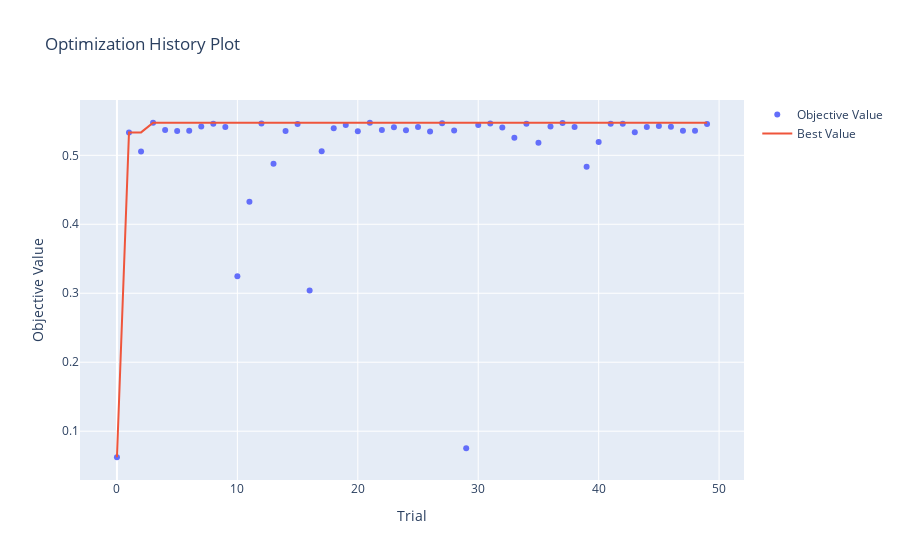

The notebook cell saved with this chart:
### Code cell
input_size = 200
reservoir_size = 800
output_size = 1


#np.random.seed(75)


#def prune(trial):





def objective(trial):
    # Define the search space for hyperparameters
    #reservoir_size = trial.suggest_int("reservoir_size", 500, 3000)
    spectral_radius = trial.suggest_float("spectral_radius", 0.0, 1.5)
    sparsity = trial.suggest_float("sparsity", 0.0, 0.2)
    leaking_rate = trial.suggest_float("leaking_rate", 0.7, 0.99)
    input_scaling = trial.suggest_float("input_scaling", 0.0, 5.0)
    threshold = trial.suggest_float("threshold", -1.0, 1.0)
    ridge_alpha = trial.suggest_float("ridge_alpha", 0.00001, 1.0)
    #random_seed = trial.suggest_int("random_seed", 1, 200)

    # Initialize the ESN with the given hyperparameters
    esn = ESN(input_size=input_size, reservoir_size=reservoir_size, output_size=output_size, 
              leaking_rate=leaking_rate, spectral_radius=spectral_radius, input_scaling=input_scaling, 
              threshold=threshold, sparsity=sparsity, ridge_alpha=ridge_alpha, random_seed=83)
    
    
    #esn = ESN(input_size=input_size, reservoir_size=reservoir_size, output_size=output_size, 
    #          leaking_rate=0.95, spectral_radius=spectral_radius, input_scaling=input_scaling, sparsity=0.1, 
    #          ridge_alpha=0.5, threshold=threshold, random_seed=83)
    
    #esn = ESN(input_size=input_size, reservoir_size=reservoir_size, output_size=output_size,
    #         leaking_rate=0.95, sparsity=0.1, random_seed=random_seed)

    # Train and evaluate the ESN on the training set
    #esn.fit(X_train_opt, y_train_opt)
    #esn.fit(X_train_new, y_train_new)
    esn.fit(esn_input_train, y_train)
    
    
    y_pred, y_prob = esn.predict(esn_input_val)
    score = f1_score(y_val.flatten(), y_pred.flatten())
    #score = roc_auc_score(y_val.flatten(), y_prob.flatten())
    fpr, tpr, thresholds = roc_curve(y_val.flatten(), y_pred.flatten())
    auc_score = auc(fpr, tpr)
    print("Balanced acc: ", balanced_accuracy_score(y_val.flatten(), y_pred.flatten()))
    print("F1: ", f1_score(y_val.flatten(), y_pred.flatten()))
    print("AUC: ", auc_score)
    
    y_prob = y_prob.flatten()
    anomaly_probs = y_prob[y_val.flatten().astype(bool)]
    non_anomaly_probs = y_prob[~y_val.flatten().astype(bool)]

    plt.hist(anomaly_probs, bins=50, alpha=0.5, label='Anomaly')
    plt.hist(non_anomaly_probs, bins=50, alpha=0.5, label='Normal')
    plt.legend(loc='upper right')
    plt.show()
    
    
    plt.plot(fpr, tpr)
    plt.title(f'ROC Curve (AUC = {auc_score:.2f})')
    plt.xlabel('False Positive Rate')
    plt.ylabel('True Positive Rate')
    plt.show()
    
    #trial_number = trial.number
    #if prune(trial):
    #    raise optuna.exceptions.TrialPruned()
    #print(trial.params, score)

    return score


study = optuna.create_study(direction="maximize")


study.optimize(objective, n_trials=50)#, n_jobs=-1)


best_params = study.best_params
best_score = study.best_value
print(f"Best hyperparameters: {best_params}")
print(f"Best score: {best_score}")
optuna.visualization.plot_param_importances(study)
plot_optimization_history(study)

### Figure 1 — Plotly figure (JSON) as saved in the notebook; plotly's stock layout.template omitted (floating-point values rounded to 4 significant figures)
{"data": [{"mode": "markers", "name": "Objective Value", "type": "scatter", "x": [0, 1, 2, 3, 4, 5, 6, 7, 8, 9, 10, 11, 12, 13, 14, 15, 16, 17, 18, 19, 20, 21, 22, 23, 24, 25, 26, 27, 28, 29, 30, 31, 32, 33, 34, 35, 36, 37, 38, 39, 40, 41, 42, 43, 44, 45, 46, 47, 48, 49], "y": [0.06221, 0.5332, 0.5055, 0.5472, 0.5367, 0.5352, 0.5356, 0.5416, 0.5458, 0.5411, 0.3246, 0.4328, 0.5462, 0.4879, 0.5351, 0.5453, 0.304, 0.5058, 0.5393, 0.5439, 0.5351, 0.5472, 0.5369, 0.5408, 0.5363, 0.5412, 0.5346, 0.5465, 0.5361, 0.0754, 0.5439, 0.5463, 0.5404, 0.5254, 0.5457, 0.5183, 0.5416, 0.5467, 0.5411, 0.4834, 0.5193, 0.5459, 0.5457, 0.5334, 0.5412, 0.5426, 0.5415, 0.5356, 0.5355, 0.5453]}, {"name": "Best Value", "type": "scatter", "x": [0, 1, 2, 3, 4, 5, 6, 7, 8, 9, 10, 11, 12, 13, 14, 15, 16, 17, 18, 19, 20, 21, 22, 23, 24, 25, 26, 27, 28, 29, 30, 31, 32, 33, 34, 35, 36, 37, 38, 39, 40, 41, 42, 43, 44, 45, 46, 47, 48, 49], "y": [0.06221, 0.5332, 0.5332, 0.5472, 0.5472, 0.5472, 0.5472, 0.5472, 0.5472, 0.5472, 0.5472, 0.5472, 0.5472, 0.5472, 0.5472, 0.5472, 0.5472, 0.5472, 0.5472, 0.5472, 0.5472, 0.5472, 0.5472, 0.5472, 0.5472, 0.5472, 0.5472, 0.5472, 0.5472, 0.5472, 0.5472, 0.5472, 0.5472, 0.5472, 0.5472, 0.5472, 0.5472, 0.5472, 0.5472, 0.5472, 0.5472, 0.5472, 0.5472, 0.5472, 0.5472, 0.5472, 0.5472, 0.5472, 0.5472, 0.5472]}], "layout": {"title": {"text": "Optimization History Plot"}, "xaxis": {"title": {"text": "Trial"}}, "yaxis": {"title": {"text": "Objective Value"}}}}
